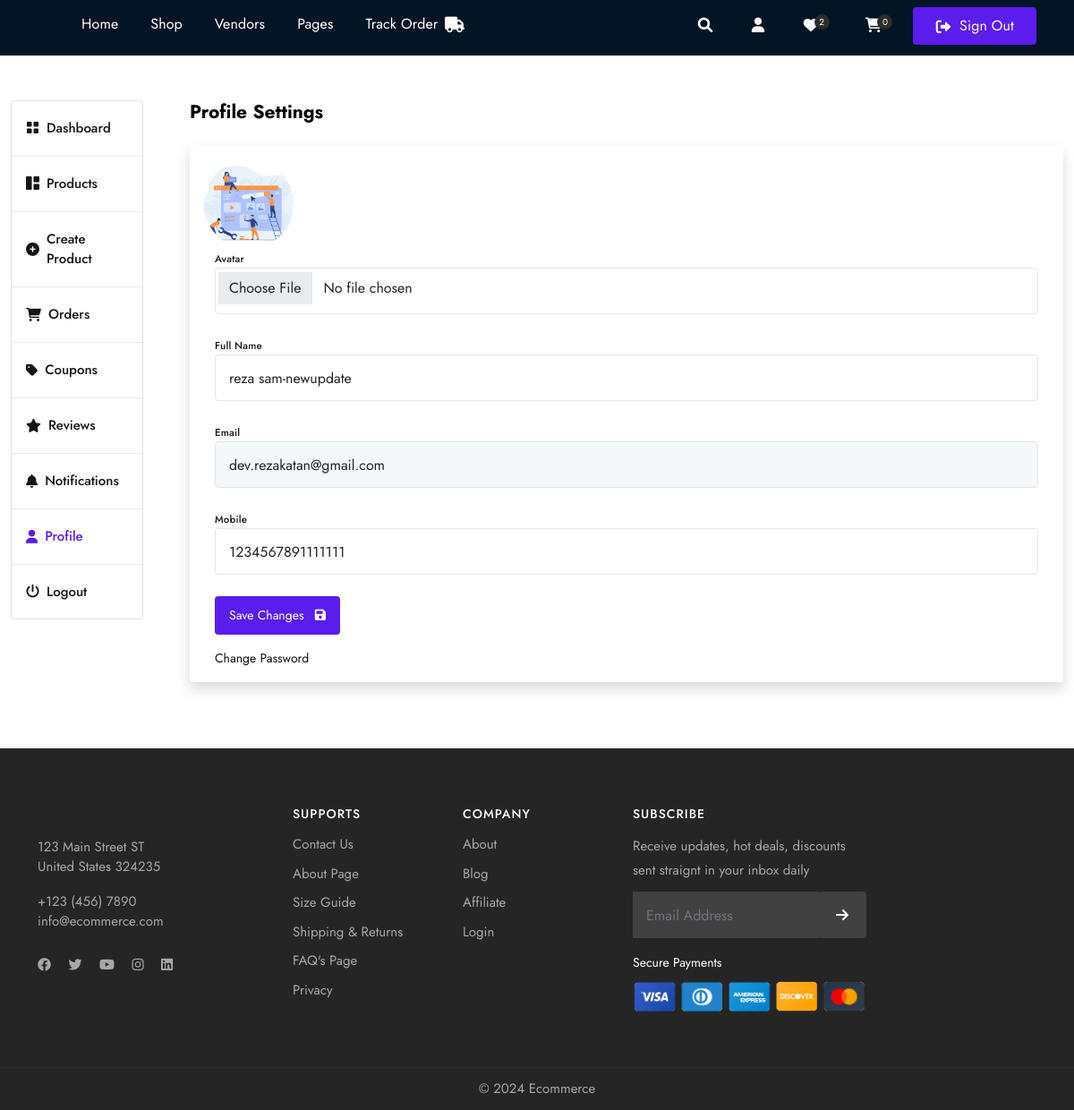
/vendor/profile/ (signed in), run on the app's committed database.
### userauths/models.py (models this page shows, shortened)
class Profile(models.Model):
    user = models.OneToOneField(User, on_delete=models.CASCADE)
    image = models.ImageField(upload_to="images", default="default-user.jpg", null=True, blank=True)
    full_name =models.CharField(max_length=255, null=True, blank=True)
    mobile = models.CharField(max_length=255, null=True, blank=True)
    user_Type = models.CharField(max_length=255, choices=USER_TYPE, null=True, blank=True, default=None)

class User(AbstractUser):
    username = models.CharField(max_length=255, null=True, blank=True)
    email = models.EmailField(unique=True)
    USERNAME_FIELD = 'email'
    REQUIRED_FIELDS = ['username']

### vendor/views.py (the view, shortened to what this page needs)
# urls.py: path("profile/", views.profile, name="profile"),
@login_required
def profile(request):
    profile = request.user.profile
    context = {
        "profile": profile
    }
    return render(request, "vendor/profile.html", context)

### store/context.py (called while the page is built)
def default(request):
    try:
        cart_id = request.session['cart_id']
        total_cart_items = store_models.Cart.objects.filter(cart_id=cart_id).count()
    except:
        total_cart_items = 0
    return {
        "total_cart_items": total_cart_items,
    }

### templates/vendor/profile.html (shortened to what this page needs)
{% extends 'partials/base.html' %} {% load static %} {% load humanize %} {% block content %}
<section class="middle">
    <div class="container-fluid">
        <div class="row align-items-start justify-content-between">
            {% include 'vendor/sidebar.html' %}
            <div class="col-12 col-md-12 col-lg-9 col-xl-10">
                <h4 class="mb-0 mb-4 fw-bold">Profile Settings</h4>
                <div class="card border-0 shadow mb-4">
                    <div class="card-body">
                        <img src="{{profile.image.url}}" style="width: 100px; height: 100px; border-radius: 50%; object-fit: cover" alt="" />
                        <form class="row m-0" method="POST" enctype="multipart/form-data">
                        <div class="col-xl-12 col-lg-12 col-md-12 col-sm-12 mb-4">
                            <div class="form-group">
                                <label class="small text-dark ft-medium">Avatar</label>
                                <input type="file" name="image" class="form-control rounded" />
                            </div>
                        </div>
                        <div class="col-xl-12 col-lg-12 col-md-12 col-sm-12 mb-4">
                            <div class="form-group">
                                <label class="small text-dark ft-medium">Full Name</label>
                                <input type="text" name="full_name" class="form-control rounded" value="{{profile.full_name}}" />
                            </div>
                        </div>
                        <div class="col-xl-12 col-lg-12 col-md-12 col-sm-12 mb-4">
                            <div class="form-group">
                                <label class="small text-dark ft-medium">Email</label>
                                <input type="email" name="email" class="form-control rounded bg-light" readonly value="{{request.user.email}}" />
                            </div>
                        </div>
                        <div class="col-xl-12 col-lg-12 col-md-12 col-sm-12 mb-4">
                            <div class="form-group">
                                <label class="small text-dark ft-medium">Mobile</label>
                                <input type="text" name="mobile" class="form-control rounded" value="{{profile.mobile}}" />
                            </div>
                        </div>
                        <div class="col-xl-12 col-lg-12 col-md-12 col-sm-12">
                            <div class="form-group">
                                <button type="submit" class="btn bg-primary text-white btn-sm rounded">Save Changes <i class="fas fa-save ms-2"></i></button>
                            </div>
                        </div>
                        <div class="mt-3">
                            <a href="{% url 'vendor:change_password' %}">Change Password</a>
                        </div>
                    </form>
                    </div>
                </div>
            </div>
        </div>
    </div>
</section>
{% endblock content %}

### data on the page
Profile: image (picture), full_name "reza sam-newupdate", mobile "1234567891111111"
User: email "dev.rezakatan@gmail.com"

### other printed values
{{ total_cart_items }} "0"
